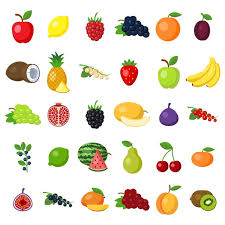
#> input picture Detection-Couleurs-Image/Images/Test_Image.jpg, 225 x 225 px
$ python main.py
#> lines starting #> are read from the running program, lines starting #| are printed output that depends on the picture
import cv2
import os
import numpy as np
import matplotlib.pyplot as plt
from sklearn.cluster import KMeans

# Charger l'image
image_path = os.path.join('Images', 'Test_Image.jpg')
image = cv2.imread(image_path)
#> image is the input picture: shape (225, 225, 3); mean B, G, R 206.5, 224.3, 232.8
image = cv2.cvtColor(image, cv2.COLOR_BGR2RGB)  # Convertir BGR → RGB

# Redimensionner pour accélérer le traitement (optionnel)
image = cv2.resize(image, (300, 300))
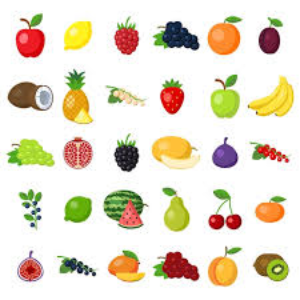
#> image: shape (300, 300, 3); mean R, G, B 232.8, 224.2, 206.4

# Transformer l'image en tableau de pixels (R, G, B)
pixels = image.reshape((-1, 3))

# Appliquer K-Means pour détecter les couleurs dominantes
num_colors = 10  # Nombre de couleurs dominantes
kmeans = KMeans(n_clusters=num_colors, random_state=42, n_init=10)
kmeans.fit(pixels)

# Récupérer les couleurs dominantes
colors = kmeans.cluster_centers_.astype(int)

# Fonction pour calculer la luminosité
def luminosity(color):
    return 0.299 * color[0] + 0.587 * color[1] + 0.114 * color[2]

# Trier les couleurs par luminosité (du plus foncé au plus clair)
colors = sorted(colors, key=luminosity)

# Trouver combien de pixels appartiennent à chaque cluster
labels, counts = np.unique(kmeans.labels_, return_counts=True)

# Trier les couleurs en fonction du nombre de pixels
sorted_indices = np.argsort(-counts)  # Tri décroissant
sorted_colors = [colors[i] for i in sorted_indices]  # Appliquer l'index trié aux couleurs
sorted_counts = counts[sorted_indices]

# Normalisation des couleurs pour l'affichage dans matplotlib (de 0 à 1)
normalized_colors = [c/255 for c in sorted_colors]

# Fonction pour obtenir une couleur approximative (nom de la couleur)
def get_color_name(color):
    hex_color = f"#{color[0]:02x}{color[1]:02x}{color[2]:02x}"
    return hex_color

# Affichage côte à côte : Image originale, palette triée par luminosité et histogramme
fig, ax = plt.subplots(1, 3, figsize=(18, 6))  # Taille de la figure agrandie

# Image originale
ax[0].imshow(image)
ax[0].axis("off")
ax[0].set_title("Image Originale")

# Palette de couleurs triées au centre
ax[1].imshow([colors])
ax[1].axis("off")
ax[1].set_title("Couleurs Dominantes")

# Affichage de l’histogramme à droite
bars = ax[2].bar(range(len(sorted_colors)), sorted_counts, color=normalized_colors, width=0.8)  # Augmenter la largeur des barres
ax[2].set_xticks(range(len(sorted_colors)))  # Afficher les ticks de l'axe x pour chaque couleur
ax[2].set_xticklabels([get_color_name(c) for c in sorted_colors], rotation=45, ha='right')  # Afficher les noms hexadécimaux des couleurs
ax[2].set_xlabel("Couleurs")
ax[2].set_ylabel("Nombre de Pixels")
ax[2].set_title("Répartition des Couleurs Dominantes")

# Limiter l'échelle de l'axe des ordonnées
ax[2].set_ylim(0, 100000)  # Limiter jusqu'à 100 000 pixels

# Ajuster l'échelle des barres pour mieux les répartir
ax[2].tick_params(axis="y", labelsize=8)  # Réduire la taille des ticks sur l'axe y

# Ajouter les valeurs du nombre de pixels à côté des barres (plutôt qu'au-dessus)
for bar, count in zip(bars, sorted_counts):
    height = bar.get_height()
    if height > 1000:  # Afficher les valeurs uniquement si elles sont au-dessus de 1000 pixels
        ax[2].text(bar.get_x() + bar.get_width() / 2, height + 500, str(count),
                   ha='center', va='bottom', fontsize=7, color='black')


# Ajuster l'espacement entre les sous-graphes pour mieux les espacer
plt.subplots_adjust(wspace=0.3)  # Ajouter de l'espace entre les sous-graphes

# Afficher la figure
plt.show()
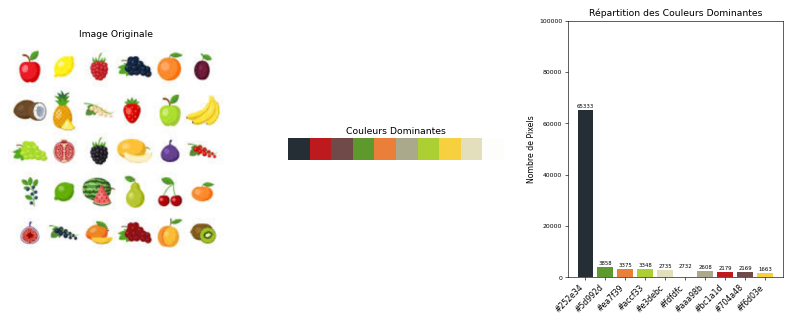
#> figure drawn by matplotlib, 3 panels; panel 3: tallest bar 65333 high, from x = -0.4 to 0.4
